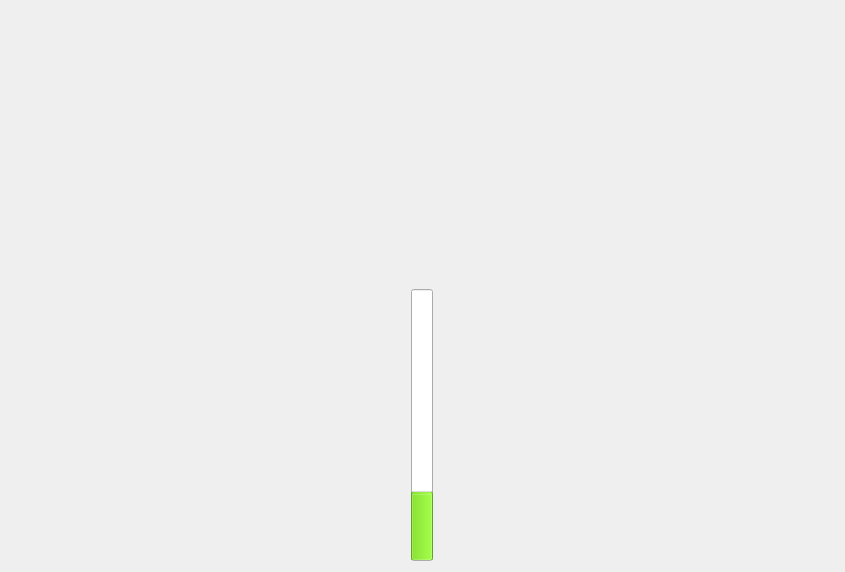
<?xml version="1.0" encoding="UTF-8"?>
<ui version="4.0">
 <class>CurrentSensorPlugin</class>
 <widget class="QWidget" name="CurrentSensorPlugin">
  <property name="geometry">
   <rect>
    <x>0</x>
    <y>0</y>
    <width>845</width>
    <height>572</height>
   </rect>
  </property>
  <property name="windowTitle">
   <string>Current Sesnor Plugin</string>
  </property>
  <layout class="QGridLayout" name="gridLayout">
   <item row="0" column="0">
    <layout class="QVBoxLayout" name="verticalLayout">
     <item>
      <widget class="PlotWidget" name="graph_widget" native="true">
       <property name="sizePolicy">
        <sizepolicy hsizetype="Expanding" vsizetype="Expanding">
         <horstretch>0</horstretch>
         <verstretch>0</verstretch>
        </sizepolicy>
       </property>
      </widget>
     </item>
     <item>
      <layout class="QHBoxLayout" name="current_bar_layout">
       <item>
        <widget class="QProgressBar" name="progressBar">
         <property name="palette">
          <palette>
           <active>
            <colorrole role="Highlight">
             <brush brushstyle="SolidPattern">
              <color alpha="255">
               <red>138</red>
               <green>226</green>
               <blue>52</blue>
              </color>
             </brush>
            </colorrole>
           </active>
           <inactive>
            <colorrole role="Highlight">
             <brush brushstyle="SolidPattern">
              <color alpha="255">
               <red>138</red>
               <green>226</green>
               <blue>52</blue>
              </color>
             </brush>
            </colorrole>
           </inactive>
           <disabled>
            <colorrole role="Highlight">
             <brush brushstyle="SolidPattern">
              <color alpha="255">
               <red>145</red>
               <green>141</green>
               <blue>126</blue>
              </color>
             </brush>
            </colorrole>
           </disabled>
          </palette>
         </property>
         <property name="value">
          <number>24</number>
         </property>
         <property name="orientation">
          <enum>Qt::Vertical</enum>
         </property>
         <property name="invertedAppearance">
          <bool>false</bool>
         </property>
        </widget>
       </item>
      </layout>
     </item>
    </layout>
   </item>
  </layout>
 </widget>
 <customwidgets>
  <customwidget>
   <class>PlotWidget</class>
   <extends>QWidget</extends>
   <header>pyqtgraph</header>
   <container>1</container>
  </customwidget>
 </customwidgets>
 <resources/>
 <connections/>
</ui>
